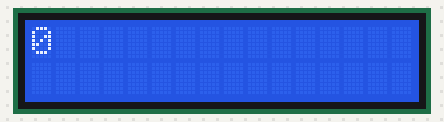
This sketch was run on a simulated Arduino Uno, built with avr-gcc and run on an emulated ATmega328P. On the bench: 16×2 character LCD.

Above: at 0.1 s.
At 4.1 s:
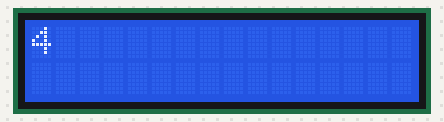
At 9.1 s:
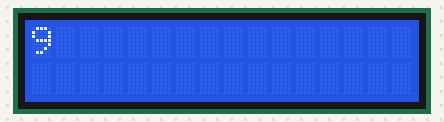
At 19.2 s:
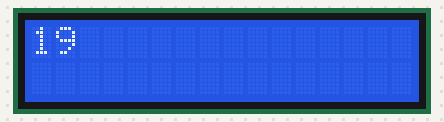
At 28.2 s:
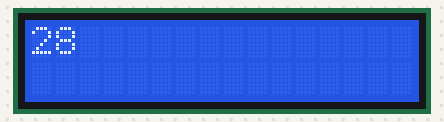
At 38.2 s:
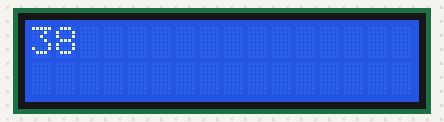

The sketch:

_19_4.ino
```cpp
#include <Wire.h>
#include <LiquidCrystal_I2C.h>

LiquidCrystal_I2C lcd(0x3F,16,2);  //1602 LCD로 설정

int count = 0;

void setup()
{
  lcd.init();    //LCD 초기화
  lcd.backlight(); //백라이트를 켠다
  lcd.setCursor(0,0);          //커서를 0,0으로 이동
}

void loop()
{
    lcd.setCursor(0,0); //커서를 0,0으로 이동
    lcd.print(count);   //count값을 LCD에 표시
    count = count + 1;  //count값을 1씩 증가시킨다
    delay(1000); //1초 기다린다
}
```

Measured:
- what the display in image 1 shows lasts 1.0 s, from 4.1 s to 5.1 s
